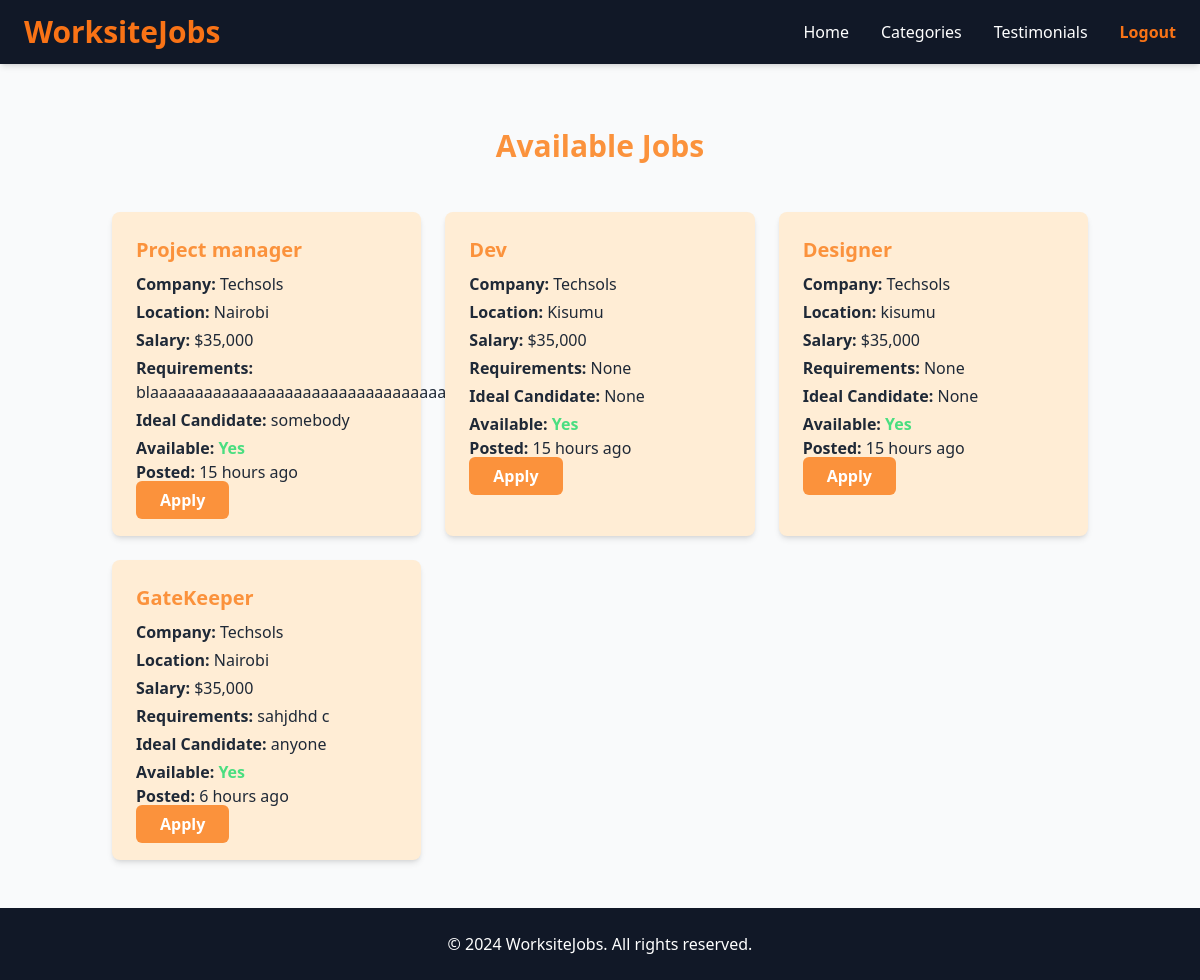
/job_listing, run on an earlier commit of the app's database.
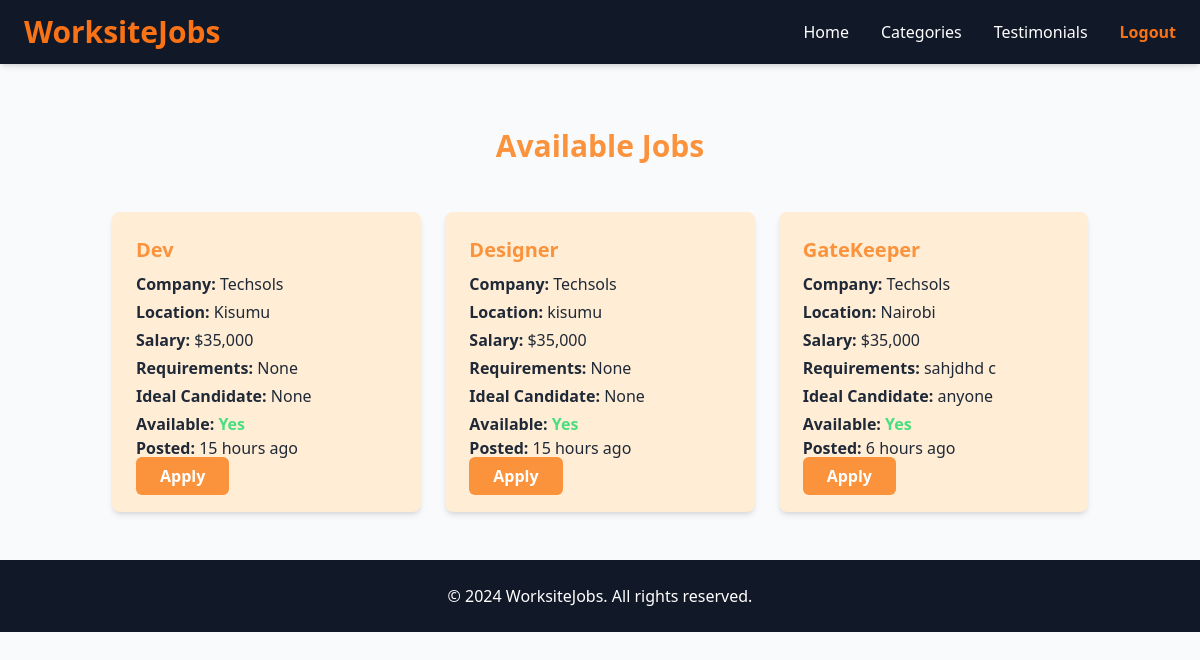
And on a later commit of the database.
### job/models.py (models this page shows, shortened)
class Job(models.Model):
    user = models.ForeignKey(User, on_delete=models.CASCADE)
    company = models.ForeignKey(Company, on_delete=models.CASCADE)
    title = models.CharField(max_length=100, null=True, blank=True)
    location = models.CharField(max_length=100, null=True, blank=True)
    salary = models.PositiveIntegerField(default=35000)
    requirement = models.TextField()
    ideal_candidate = models.TextField()
    is_available = models.BooleanField(default=True)
    timestamp = models.DateTimeField(auto_now_add=True)

### company/models.py (models this page shows, shortened)
class Company(models.Model):
    user = models.OneToOneField(User, on_delete=models.CASCADE)
    name = models.CharField(max_length=100, null=True, blank=True)
    est_date = models.PositiveIntegerField( null=True, blank=True)
    city = models.CharField(max_length=100, null=True, blank=True)
    state = models.CharField(max_length=100, null=True, blank=True)

### job/views.py (the view)
# urls.py: path('job_listing', views.job_listing, name='job_listing'),
def job_listing(request):
    jobs = Job.objects.filter(is_available=True)  # Fetch only available jobs
    return render(request, 'job/job_listing.html', {'jobs': jobs})

### job/templates/job/job_listing.html
{% extends 'job/base.html' %}
{% load humanize %}
{% block content %}
<div class="container my-5 pt-20">
    <h1 class="text-center text-orange-400 font-bold text-3xl mb-5">
        Available Jobs
    </h1>
    {% if jobs %}
    <div class="grid grid-cols-1 sm:grid-cols-2 lg:grid-cols-3 gap-6">
        {% for job in jobs %}
        <div class="bg-orange-100 text-gray-800 rounded-lg shadow-md p-6">
            <h3 class="text-orange-400 font-semibold text-xl mb-2">
                {{ job.title }}
            </h3>
            <p class="mb-1">
                <strong>Company:</strong> {{ job.company.name }}
            </p>
            <p class="mb-1">
                <strong>Location:</strong> {{ job.location }}
            </p>
            <p class="mb-1">
                <strong>Salary:</strong> ${{ job.salary | intcomma }}
            </p>
            <p class="mb-1">
                <strong>Requirements:</strong> {{ job.requirement }}
            </p>
            <p class="mb-1">
                <strong>Ideal Candidate:</strong> {{ job.ideal_candidate }}
            </p>
            <p>
                <strong>Available:</strong>
                <span class="font-bold text-{{ job.is_available|yesno:'green-400,red-400' }}">
                    {{ job.is_available|yesno:"Yes,No" }}
                </span>
            </p>
            <p class="mb-1">
                <strong>Posted:</strong> {{ job.timestamp|naturaltime }}
            </p>
            <a href="{% url 'apply_for_job' job.id %}" class="bg-orange-400 hover:bg-orange-500 text-white font-bold py-2 px-4 rounded">
                Apply
            </a>
        </div>
        {% endfor %}
    </div>
    {% else %}
    <p class="text-center text-gray-200 text-lg bg-gray-600 py-4 rounded-lg shadow-md">
        No jobs available at the moment.
    </p>
    {% endif %}
</div>
{% endblock %}

What changed in the data, as far as the page shows it:
no longer on this page (row edited): Job: title "Project manager", company.name "Techsols", location "Nairobi", salary "35,000", requirement "blaaaaaaaaaaaaaaaaaaaaaaaaaaaaaaaaaaaaaaaa", ideal_candidate "somebody", is_available "Yes", timestamp "15 hours ago"
